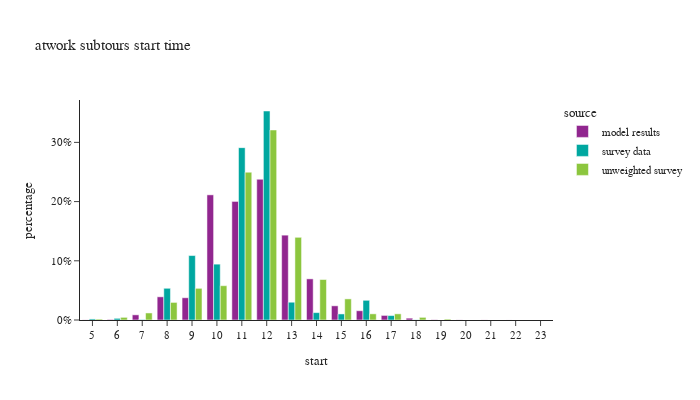

Source (notebook cell):
### Markdown cell above
## atwork subtours start time

### Code cell
df_plot = atwork_subtour.groupby(['source','start'])[['trip_weight_2017_2019']].sum().reset_index()
df_plot['percentage'] = df_plot.groupby(['source'], group_keys=False)['trip_weight_2017_2019']. \
    apply(lambda x: x / float(x.sum()))

fig = px.bar(df_plot, x="start", y="percentage", color="source",barmode="group",
             title="atwork subtours start time")
fig.for_each_annotation(lambda a: a.update(text = a.text.split("=")[-1]))
fig.update_layout(height=400, width=700, yaxis=dict(tickformat=".0%"), xaxis=dict(dtick="1"))
fig.show()

### Figure 1 — Plotly figure (JSON) as saved in the notebook; plotly's stock layout.template omitted (floating-point values rounded to 4 significant figures)
{"data": [{"alignmentgroup": "True", "hovertemplate": "source=model results<br>start=%{x}<br>percentage=%{y}<extra></extra>", "legendgroup": "model results", "marker": {"color": "#91268F", "pattern": {"shape": ""}}, "name": "model results", "offsetgroup": "model results", "orientation": "v", "showlegend": true, "textposition": "auto", "type": "bar", "x": [5.0, 6.0, 7.0, 8.0, 9.0, 10.0, 11.0, 12.0, 13.0, 14.0, 15.0, 16.0, 17.0, 18.0, 19.0, 20.0, 21.0, 22.0, 23.0], "xaxis": "x", "y": [0.0002151, 0.0008954, 0.008709, 0.03915, 0.03756, 0.2114, 0.2003, 0.2377, 0.1433, 0.06947, 0.02395, 0.01566, 0.007714, 0.003098, 0.0004544, 0.0002044, 0.0001479, 7.26e-05, 2.689e-05], "yaxis": "y"}, {"alignmentgroup": "True", "hovertemplate": "source=survey data<br>start=%{x}<br>percentage=%{y}<extra></extra>", "legendgroup": "survey data", "marker": {"color": "#00A7A0", "pattern": {"shape": ""}}, "name": "survey data", "offsetgroup": "survey data", "orientation": "v", "showlegend": true, "textposition": "auto", "type": "bar", "x": [5.0, 6.0, 7.0, 8.0, 9.0, 10.0, 11.0, 12.0, 13.0, 14.0, 15.0, 16.0, 17.0, 18.0, 19.0], "xaxis": "x", "y": [0.001765, 0.002791, 0.00079, 0.05356, 0.1089, 0.09433, 0.2911, 0.353, 0.03003, 0.01246, 0.01023, 0.03326, 0.00748, 0.0003002, 2.055e-05], "yaxis": "y"}, {"alignmentgroup": "True", "hovertemplate": "source=unweighted survey<br>start=%{x}<br>percentage=%{y}<extra></extra>", "legendgroup": "unweighted survey", "marker": {"color": "#8CC63E", "pattern": {"shape": ""}}, "name": "unweighted survey", "offsetgroup": "unweighted survey", "orientation": "v", "showlegend": true, "textposition": "auto", "type": "bar", "x": [5.0, 6.0, 7.0, 8.0, 9.0, 10.0, 11.0, 12.0, 13.0, 14.0, 15.0, 16.0, 17.0, 18.0, 19.0], "xaxis": "x", "y": [0.001486, 0.004458, 0.01189, 0.02972, 0.05349, 0.05795, 0.2496, 0.321, 0.1397, 0.06835, 0.03566, 0.0104, 0.0104, 0.004458, 0.001486], "yaxis": "y"}], "layout": {"barmode": "group", "height": 400, "legend": {"title": {"text": "source"}, "tracegroupgap": 0}, "title": {"text": "atwork subtours start time"}, "width": 700, "xaxis": {"anchor": "y", "domain": [0.0, 1.0], "dtick": "1", "title": {"text": "start"}}, "yaxis": {"anchor": "x", "domain": [0.0, 1.0], "tickformat": ".0%", "title": {"text": "percentage"}}}}
